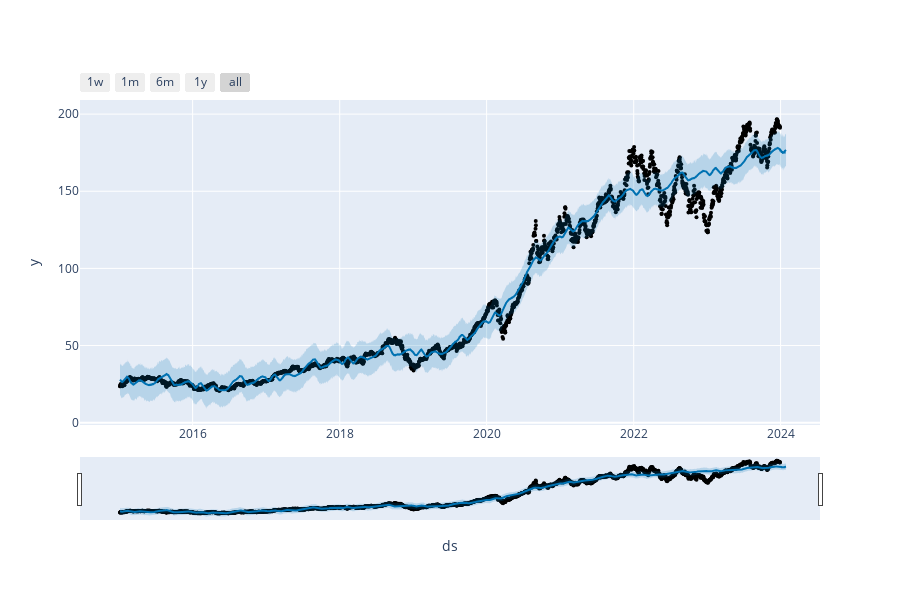

Here is the notebook cell this chart was saved with:
### Markdown cell above
## Step 5: Plot the Forecast

### Code cell
from prophet.plot import plot_plotly

plot_plotly(model, forecast)

### Figure 1 — Plotly figure (JSON) as saved in the notebook; plotly's stock layout.template omitted (floating-point values rounded to 4 significant figures; data arrays with more than 128 entries replaced by an {"elided": "..."} marker saying what was removed)
{"data": [{"marker": {"color": "black", "size": 4}, "mode": "markers", "name": "Actual", "type": "scatter", "x": {"elided": "2263 str values"}, "y": {"elided": "2263 float values"}}, {"hoverinfo": "skip", "line": {"width": 0}, "mode": "lines", "type": "scatter", "x": {"elided": "2293 str values"}, "y": {"elided": "2293 float values"}}, {"fill": "tonexty", "fillcolor": "rgba(0, 114, 178, 0.2)", "line": {"color": "#0072B2", "width": 2}, "mode": "lines", "name": "Predicted", "type": "scatter", "x": {"elided": "2293 str values"}, "y": {"elided": "2293 float values"}}, {"fill": "tonexty", "fillcolor": "rgba(0, 114, 178, 0.2)", "hoverinfo": "skip", "line": {"width": 0}, "mode": "lines", "type": "scatter", "x": {"elided": "2293 str values"}, "y": {"elided": "2293 float values"}}], "layout": {"height": 600, "showlegend": false, "width": 900, "xaxis": {"rangeselector": {"buttons": [{"count": 7, "label": "1w", "step": "day", "stepmode": "backward"}, {"count": 1, "label": "1m", "step": "month", "stepmode": "backward"}, {"count": 6, "label": "6m", "step": "month", "stepmode": "backward"}, {"count": 1, "label": "1y", "step": "year", "stepmode": "backward"}, {"step": "all"}]}, "rangeslider": {"visible": true}, "title": {"text": "ds"}, "type": "date"}, "yaxis": {"title": {"text": "y"}}}}
